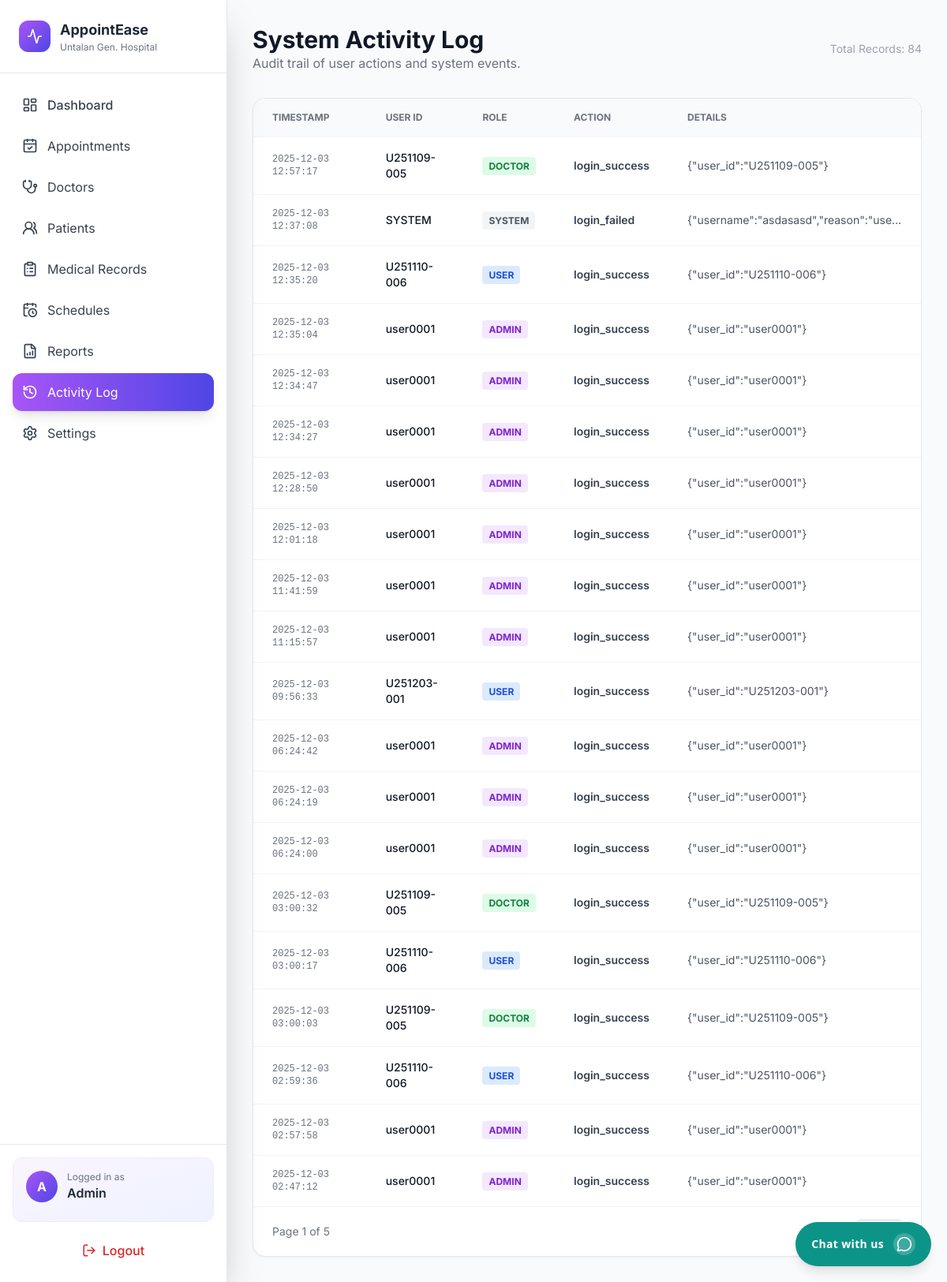
The app's page /activity_log.php (signed in) with its own data.
### tables this page shows
CREATE TABLE `tblactivity_log` (
  `id` int(11) NOT NULL,
  `user_id` varchar(30) DEFAULT NULL,
  `user_type` varchar(20) DEFAULT NULL,
  `action_type` varchar(50) NOT NULL,
  `details` text DEFAULT NULL,
  `ip_address` varchar(45) DEFAULT NULL,
  `created_at` timestamp NOT NULL DEFAULT current_timestamp()
);

### controllers/activity_log_data.php (called while the page is built, shortened)
<?php
require_once 'db.php';
$page = max(1, (int)($_GET['page'] ?? 1));
$limit = 20;
$offset = ($page - 1) * $limit;
try {
    $stmt = $pdo->query("SELECT COUNT(*) FROM tblactivity_log");
    $total_rows = (int)$stmt->fetchColumn();
    $total_pages = max(1, (int)ceil($total_rows / $limit));
    $colStmt = $pdo->prepare("SHOW COLUMNS FROM tblactivity_log LIKE 'created_at'");
    $colStmt->execute();
    $hasCreatedAt = (bool)$colStmt->fetch(PDO::FETCH_ASSOC);
    $orderColumn = $hasCreatedAt ? 'l.created_at' : 'l.id';
    $sql = "SELECT l.*, COALESCE(NULLIF(l.user_type,''), u.user_type) AS user_type
            FROM tblactivity_log AS l
            LEFT JOIN tbluser AS u ON l.user_id = u.user_id
            ORDER BY {$orderColumn} DESC
            LIMIT :limit OFFSET :offset";
    $stmt = $pdo->prepare($sql);
    $stmt->bindValue(':limit', $limit, PDO::PARAM_INT);
    $stmt->bindValue(':offset', $offset, PDO::PARAM_INT);
    $stmt->execute();
    $logs = $stmt->fetchAll(PDO::FETCH_ASSOC);
} catch (Exception $e) {
    $dbError = $e->getMessage();
}
?>

### activity_log.php (the view, shortened to what this page needs)
<?php
include __DIR__ . '/controllers/activity_log_data.php';
?>
<!doctype html>
<html lang="en">
<head>
<script src="https://cdn.tailwindcss.com"></script>
</head>
<body class="bg-gray-50 text-gray-800">
<div class="flex h-screen overflow-hidden">
    <?php include 'includes/admin_sidebar.php'; ?>
    <main class="flex-1 overflow-auto">
        <div class="p-8 max-w-6xl mx-auto">
            <div class="mb-8 flex justify-between items-center">
                <div>
                    <h1 class="text-3xl font-bold text-gray-900">System Activity Log</h1>
                    <p class="text-gray-500">Audit trail of user actions and system events.</p>
                </div>
                <div class="text-sm text-gray-400">
                    Total Records: <?= htmlspecialchars($total_rows) ?>
                </div>
            </div>
            <div class="bg-white rounded-2xl shadow-sm border border-gray-200 overflow-hidden">
                <div class="overflow-x-auto">
                    <table class="w-full text-left border-collapse">
                        <thead class="bg-gray-50 text-gray-500 text-xs uppercase font-semibold border-b border-gray-100">
                            <tr>
                                <th class="px-6 py-4">Timestamp</th>
                                <th class="px-6 py-4">User ID</th>
                                <th class="px-6 py-4">Role</th>
                                <th class="px-6 py-4">Action</th>
                                <th class="px-6 py-4">Details</th>
                            </tr>
                        </thead>
                        <tbody class="divide-y divide-gray-100 text-sm">
                        <?php if (empty($logs)): ?>
                            <tr>
                                <td colspan="5" class="p-8 text-center text-gray-500">
                                    <?php if ($dbError && !$debug): ?>
                                        Unable to load logs (server error).
                                    <?php else: ?>
                                        No activity logs found.
                                    <?php endif; ?>
                                    <?php if ($debug): ?>
                                        <div class="mt-4 text-xs text-gray-400">
                                            - You can insert a test log below to verify logging.<br>
                                            - Recent rows (debug sample): <?= count($quick) ?> row(s).
                                        </div>
                                        <form method="post" class="mt-3 inline-block">
                                            <input type="hidden" name="__test_insert_log" value="1">
                                            <button name="test_insert" class="mt-2 px-3 py-2 bg-purple-600 text-white rounded">Insert Test Log</button>
                                        </form>
                                    <?php endif; ?>
                                </td>
                            </tr>
                            <?php if (!empty($quick) && $debug): ?>
                                <?php foreach ($quick as $srow):
                                    $ts = isset($srow['created_at']) ? htmlspecialchars($srow['created_at']) : 'N/A';
                                    $uid = htmlspecialchars($srow['user_id'] ?? 'SYSTEM');
                                    $atype = htmlspecialchars($srow['action_type'] ?? '');
                                    $details = htmlspecialchars(substr($srow['details'] ?? '', 0, 200));
                                    $utype = htmlspecialchars(strtoupper($srow['user_type'] ?? ''));
                                ?>
                                <tr class="bg-gray-50">
                                    <td class="px-6 py-3 text-xs text-gray-500"><?= $ts ?></td>
                                    <td class="px-6 py-3"><?= $uid ?></td>
                                    <td class="px-6 py-3"><?= $utype ?></td>
                                    <td class="px-6 py-3"><?= $atype ?></td>
                                    <td class="px-6 py-3"><?= $details ?></td>
                                </tr>
                                <?php endforeach; ?>
                            <?php endif; ?>
                        <?php else: ?>
                            <?php foreach($logs as $log):
                                $role = $log['user_type'] ?? '';
                                $role = $role === '' ? 'Unknown' : $role;
                                $roleClass = match(strtolower($role)) {
                                    'admin' => 'bg-purple-100 text-purple-700',
                                    'doctor' => 'bg-green-100 text-green-700',
                                    'user' => 'bg-blue-100 text-blue-700',
                                    default => 'bg-gray-100 text-gray-600'
                                };
                                $ts = isset($log['created_at']) && $log['created_at'] !== null ? date('Y-m-d H:i:s', strtotime($log['created_at'])) : 'N/A';
                            ?>
                            <tr class="hover:bg-gray-50 transition">
                                <td class="px-6 py-4 text-gray-500 font-mono text-xs"><?= htmlspecialchars($ts) ?></td>
                                <td class="px-6 py-4 font-medium text-gray-900"><?= htmlspecialchars($log['user_id'] ?? 'System') ?></td>
                                <td class="px-6 py-4">
                                    <span class="px-2 py-1 rounded text-xs font-bold uppercase <?= $roleClass ?>"><?= htmlspecialchars(strtoupper($role)) ?></span>
                                </td>
                                <td class="px-6 py-4 font-semibold text-gray-700"><?= htmlspecialchars($log['action_type'] ?? '') ?></td>
                                <td class="px-6 py-4 text-gray-600 max-w-xs truncate" title="<?= htmlspecialchars($log['details'] ?? '') ?>"><?= htmlspecialchars($log['details'] ?? '') ?></td>
                            </tr>
                            <?php endforeach; ?>
                        <?php endif; ?>
                        </tbody>
                    </table>
                </div>
                <?php if ($total_pages > 1): ?>
                <div class="px-6 py-4 border-t border-gray-100 flex justify-between items-center">
                    <span class="text-sm text-gray-500">Page <?= $page ?> of <?= $total_pages ?></span>
                    <div class="flex gap-2">
                        <?php if ($page < $total_pages): ?>
                            <a href="?page=<?= $page + 1 ?>" class="px-3 py-1 bg-white border border-gray-300 rounded hover:bg-gray-50 text-sm">Next</a>
                        <?php endif; ?>
                    </div>
                </div>
                <?php endif; ?>
            </div>
        </div>
    </main>
</div>
</body>
</html>

### activity_log.php (style rules this page uses)
body { font-family: 'Inter', sans-serif; }

### records on screen
tblactivity_log: created_at "2025-12-03 12:57:17", user "U251109-005", role "DOCTOR", action_type "login_success", details "{\"user_id\":\"U251109-005\"}"
tblactivity_log: created_at "2025-12-03 12:37:08", user "SYSTEM", role "SYSTEM", action_type "login_failed", details "{\"username\":\"asdasasd\",\"reason\":\"use…"
tblactivity_log: created_at "2025-12-03 12:35:20", user "U251110-006", role "USER", action_type "login_success", details "{\"user_id\":\"U251110-006\"}"
tblactivity_log: created_at "2025-12-03 12:35:04", user "user0001", role "ADMIN", action_type "login_success", details "{\"user_id\":\"user0001\"}"
tblactivity_log: created_at "2025-12-03 12:34:47", user "user0001", role "ADMIN", action_type "login_success", details "{\"user_id\":\"user0001\"}"
tblactivity_log: created_at "2025-12-03 12:34:27", user "user0001", role "ADMIN", action_type "login_success", details "{\"user_id\":\"user0001\"}"
tblactivity_log: created_at "2025-12-03 12:28:50", user "user0001", role "ADMIN", action_type "login_success", details "{\"user_id\":\"user0001\"}"
tblactivity_log: created_at "2025-12-03 12:01:18", user "user0001", role "ADMIN", action_type "login_success", details "{\"user_id\":\"user0001\"}"
tblactivity_log: created_at "2025-12-03 11:41:59", user "user0001", role "ADMIN", action_type "login_success", details "{\"user_id\":\"user0001\"}"
tblactivity_log: created_at "2025-12-03 11:15:57", user "user0001", role "ADMIN", action_type "login_success", details "{\"user_id\":\"user0001\"}"
tblactivity_log: created_at "2025-12-03 09:56:33", user "U251203-001", role "USER", action_type "login_success", details "{\"user_id\":\"U251203-001\"}"
tblactivity_log: created_at "2025-12-03 06:24:42", user "user0001", role "ADMIN", action_type "login_success", details "{\"user_id\":\"user0001\"}"
tblactivity_log: created_at "2025-12-03 06:24:19", user "user0001", role "ADMIN", action_type "login_success", details "{\"user_id\":\"user0001\"}"
tblactivity_log: created_at "2025-12-03 06:24:00", user "user0001", role "ADMIN", action_type "login_success", details "{\"user_id\":\"user0001\"}"
tblactivity_log: created_at "2025-12-03 03:00:32", user "U251109-005", role "DOCTOR", action_type "login_success", details "{\"user_id\":\"U251109-005\"}"
tblactivity_log: created_at "2025-12-03 03:00:17", user "U251110-006", role "USER", action_type "login_success", details "{\"user_id\":\"U251110-006\"}"
tblactivity_log: created_at "2025-12-03 03:00:03", user "U251109-005", role "DOCTOR", action_type "login_success", details "{\"user_id\":\"U251109-005\"}"
tblactivity_log: created_at "2025-12-03 02:59:36", user "U251110-006", role "USER", action_type "login_success", details "{\"user_id\":\"U251110-006\"}"
tblactivity_log: created_at "2025-12-03 02:57:58", user "user0001", role "ADMIN", action_type "login_success", details "{\"user_id\":\"user0001\"}"
tblactivity_log: created_at "2025-12-03 02:47:12", user "user0001", role "ADMIN", action_type "login_success", details "{\"user_id\":\"user0001\"}"

### other values on screen
substr($sidebarName, 0, 1) "A"
$sidebarName "Admin"
$total_rows "84"
$page "1"
$total_pages "5"
